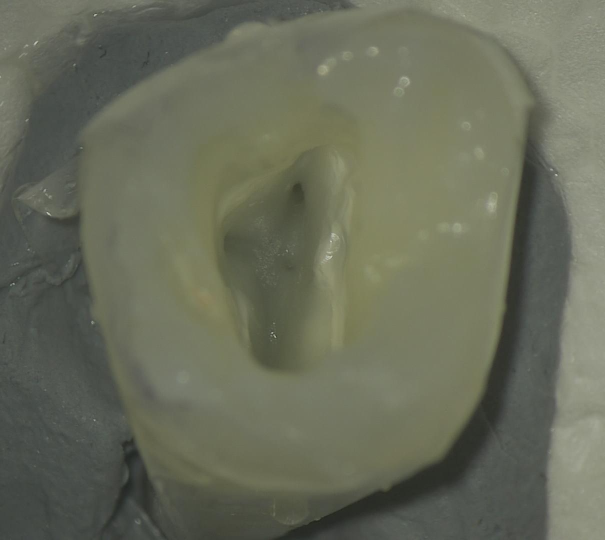
//> input picture 高级语言程序设计 陈宇飞/大作业-根管口检测/tooth/test_img/30.1.png, 1210 x 1080 px (shown at 1/2 size)
$ ./main   (built with g++ and OpenCV 4)
//> lines starting //> are read from the running program, lines starting //| are printed output that depends on the picture; after the words box and inside, x2 and y2 are one past the last pixel; in counts of white or black regions, pixels touching at a corner belong together
#include <opencv2/opencv.hpp>
#include <opencv2/ml.hpp>
#include <opencv2/objdetect.hpp>
#include <iostream>
#include<algorithm>
#include <numeric>
#include <cmath>
#include <cstdlib>
using namespace std;
using namespace cv;
using namespace ml;


//1.图像预处理
Mat Preprocess(Mat img);

//2.获取Hot特征
void computeGradient(const Mat& image, Mat& gradX, Mat& gradY);
void computeHistogram(const Mat& gradX, const Mat& gradY, Mat& hist, int cellSize);
void normalizeBlocks(const Mat& hist, Mat& hog, int blockSize, int cellSize);
vector<float> extractHOG(const Mat& image, int cellSize, int blockSize, double gamma);

//3.非极大值抑制
pair<float, float> calculateCenter(const Rect& box);
vector<int> nonMaximumSuppression(const vector<Rect>& boxes, const vector<float>& scores, float iouThreshold, float minDistance);

//4.根管口检测
void Predict(const Mat& origin, const Mat& img, const Mat& img_pre);


//主函数
int main()
{
    // 设置 OpenCV 日志等级为静默模式
    utils::logging::setLogLevel(cv::utils::logging::LOG_LEVEL_SILENT);
    cout << "开始检测，请耐心等待" << endl;
    Mat img = imread("tooth/test_img/30.1.png");
//> img is the input picture: 1080 rows x 1210 cols, CV_8UC3; mean B, G, R 90, 107.5, 104.2
    Mat origin = img.clone();
    if (img.empty()) {
        cerr << "Error: Unable to open image!" << endl;
        return -1;
    }
    Mat img_pre = Preprocess(img);
    Predict(origin, img, img_pre);
    return 0;
}


// 1.图像预处理
Mat Preprocess(Mat img)
{
    //灰度化
    Mat gray;
    cvtColor(img, gray, COLOR_BGR2GRAY);
    Mat edges5;
    double otsuThresh = threshold(gray, gray, 0, 255, THRESH_BINARY | THRESH_OTSU);
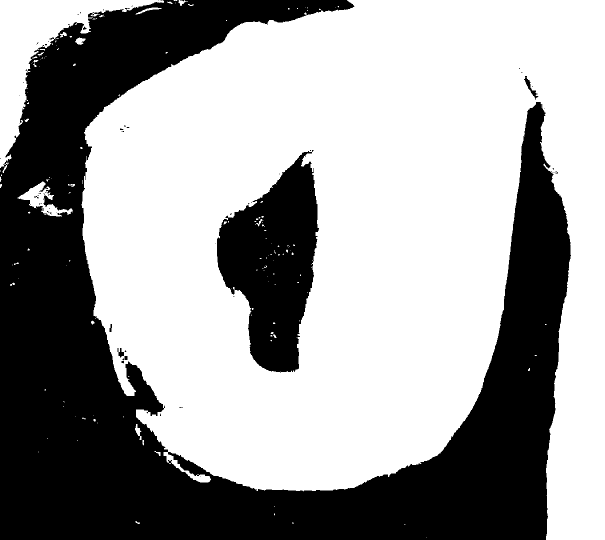
//> gray: 1080 rows x 1210 cols, CV_8UC1 (shown at 1/2 size); 61.8% white; 66 black regions (57 under 20 px), largest, box (x1, y1, x2, y2) and area: (0, 0, 1142, 1080) 443397, (434, 300, 638, 745) 54391, (1048, 152, 1077, 200) 314
//> otsuThresh = 99
    double lowThresh = 0.5 * otsuThresh;
//> lowThresh = 49.5
    double highThresh = otsuThresh;
//> highThresh = 99
    //边缘检测
    GaussianBlur(gray, gray, Size(5, 5), 0);
//> gray: 1080 rows x 1210 cols, CV_8UC1; 3.44% of pixels changed, all inside (x1, y1, x2, y2) = (0, 0, 1144, 1080)
    Canny(gray, edges5, lowThresh, highThresh);
//> edges5: 1080 rows x 1210 cols, CV_8UC1; 0.83% white in thin lines or dots
    //二值化应用自适应阈值
    Mat adaptiveThresh;
    adaptiveThreshold(edges5, adaptiveThresh, 255, ADAPTIVE_THRESH_GAUSSIAN_C, THRESH_BINARY, 11, 2);
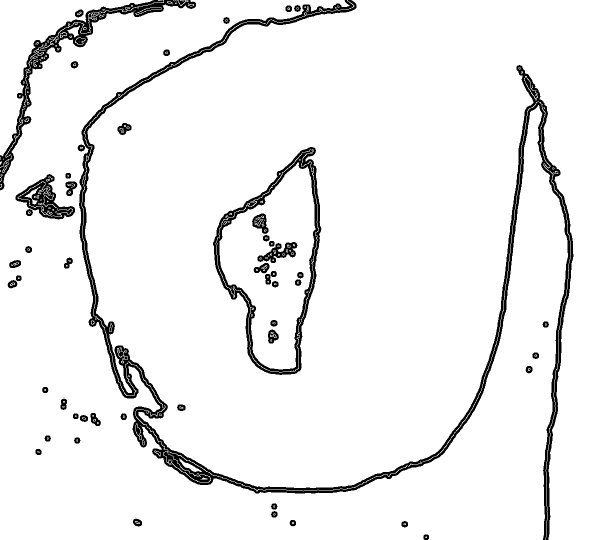
//> adaptiveThresh: 1080 rows x 1210 cols, CV_8UC1 (shown at 1/2 size); 93.9% white; 133 black regions (80 under 20 px)
    vector<vector<Point> > contours_tmp;//存放所有轮廓
    vector<vector<Point> > contours;//存放最终轮廓
    vector<Vec4i> hierarchy;// 存放轮廓层次
    findContours(adaptiveThresh, contours_tmp, hierarchy, RETR_TREE, CHAIN_APPROX_SIMPLE, Point(0, 0));
//> contours_tmp = 443 contours, 320 with area under 20; largest, box (x1, y1, x2, y2) and area: (169, 0, 1210, 1080) 804448, (0, 0, 1136, 1080) 411350, (425, 293, 644, 751) 62193, (439, 325, 631, 739) 47712, (0, 0, 307, 313) 22246
    //绘制所有边缘
    Mat drawing = Mat::zeros(adaptiveThresh.size(), CV_8UC3);
    for (int i = 0; i < contours_tmp.size(); i++)
    {
        Scalar color = Scalar(255, 255, 255);
        drawContours(drawing, contours_tmp, i, color, 2, 8, hierarchy, 0, Point());
    }
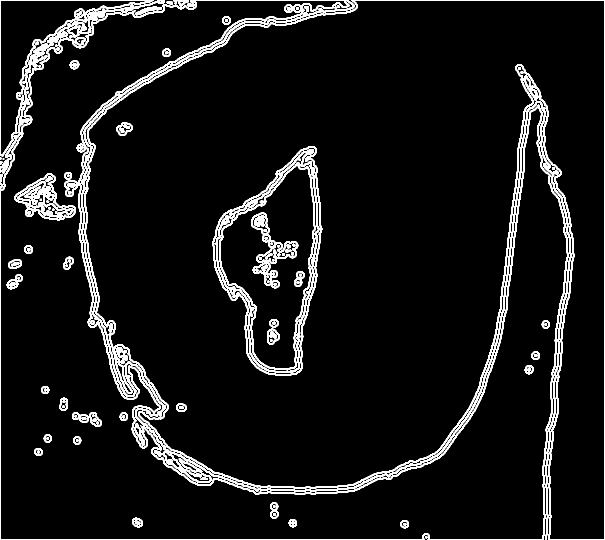
//> drawing: 1080 rows x 1210 cols, CV_8UC3 (shown at 1/2 size); 7.2% white; 146 white regions (5 under 20 px), largest, box (x1, y1, x2, y2) and area: (0, 0, 1137, 1080) 21541, (168, 0, 1210, 1080) 17317, (162, 0, 1143, 1080) 15437
    //筛选有效轮廓
    for (size_t t = 0; t < contours_tmp.size(); t++)
    {
        //计算轮廓周长
        double len = arcLength(contours_tmp[t], true);
        if (len > 500)
            contours.push_back(contours_tmp[t]);
    }
//> this loop made 443 passes
//> len on passes 1 to 3: 8, 5.66, 0
    //拟合椭圆并绘制有效轮廓
    bool found = false;
    Mat drawing_valid = Mat::zeros(edges5.size(), CV_8UC3);
    RotatedRect oval_best;
    double area_min = 1000000;
    for (int i = 0; i < contours.size(); i++)
    {
        if (contours[i].size() >= 1000) {
            // 拟合椭圆
            RotatedRect ellipse1 = fitEllipse(contours[i]);
            double width = ellipse1.size.width;
            double height = ellipse1.size.height;
            // 绘制拟合的椭圆
            if (width > 0 && height > 0)
            {
                double a = max(height, width) / 2.0;  // 长轴的一半
                double b = min(height, width) / 2.0;  // 短轴的一半
                double eccentricity = sqrt(1 - (b * b) / (a * a)); // 离心率计算
                double ellipseArea = CV_PI * a * b; //面积计算
                if (eccentricity < 0.7 && ellipseArea>300000 && ellipseArea < 400000)
                {
                    if (ellipseArea < area_min)
                    {
                        area_min = ellipseArea;
                        oval_best = ellipse1;
                        found = true;
                    }
                }
            }
        }
        Scalar color = Scalar(255, 255, 255);
        // 绘制近似轮廓
        drawContours(drawing_valid, contours, i, color, 2, 8, hierarchy, 0, Point());
    }
//> this loop made 11 passes
//> (ellipse1, width, height, a, b, eccentricity, ellipseArea) on passes 1, 3, 8, 9: (centre (4183.7, 5388), size (2603, 11092.8), angle 0, 2603, 11092.8, 5546.4, 1301.5, 0.972, 22678273.1), (centre (657.1, 500.7), size (963.8, 1005), angle 139.6, 963.8, 1005, 502.5, 481.9, 0.283, 760755.7), (centre (1251.4, 709.9), size (1239.4, 2297.3), angle 109.7, 1239.4, 2297.3, 1148.7, 619.7, 0.842, 2236312.6), (centre (597.4, 494.1), size (938.7, 1122.9), angle 126.4, 938.7, 1122.9, 561.4, 469.3, 0.549, 827835.7)
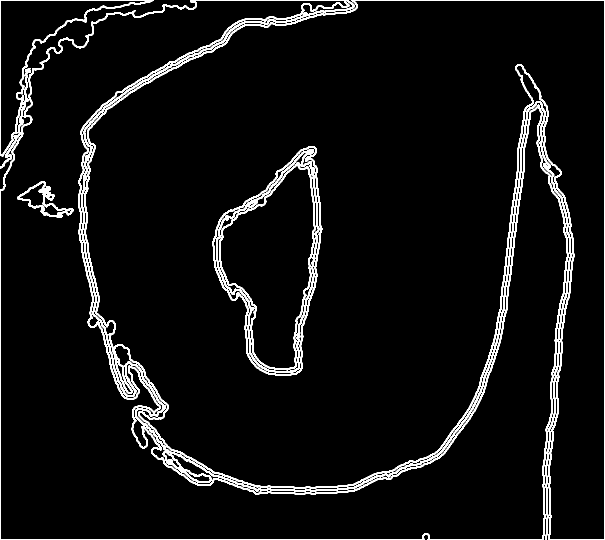
//> drawing_valid: 1080 rows x 1210 cols, CV_8UC3 (shown at 1/2 size); 5.4% white; 9 white regions, largest, box (x1, y1, x2, y2) and area: (0, 0, 1137, 1080) 20749, (168, 0, 1210, 1080) 17317, (162, 0, 1143, 1080) 14972
//> after the loop, area_min = 1000000; oval_best = centre (0, 0), size (0, 0), angle 0; found = false
    if (found)
        ellipse(drawing_valid, oval_best, Scalar(0, 0, 255), 2); // 用红色绘制
    else {
        // 设置椭圆的参数
        oval_best = RotatedRect(Point(605, 540), Size(600, 500), 90);
        ellipse(drawing_valid, oval_best, Scalar(0, 0, 255), 2); // 用红色绘制
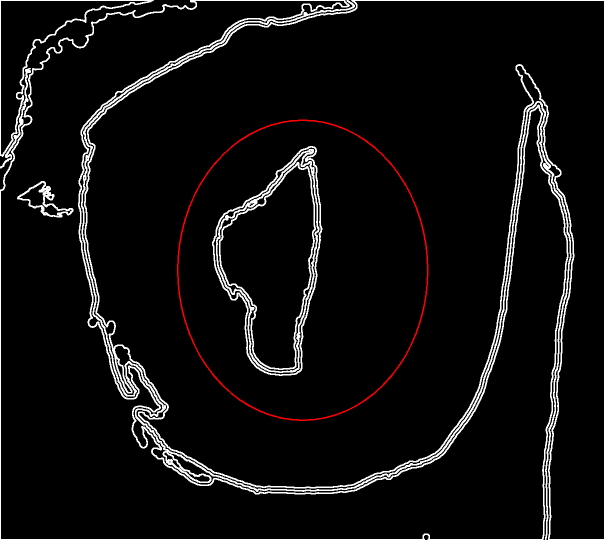
//> drawing_valid: 1080 rows x 1210 cols, CV_8UC3 (shown at 1/2 size); 0.4% of pixels changed, all inside (x1, y1, x2, y2) = (354, 239, 857, 842)
    }
    // 使用掩膜提取原图的椭圆部分
    Mat mask = Mat::zeros(img.size(), CV_8UC1); // 创建掩膜，初始化为全黑    // 在掩膜上绘制白色椭圆
    ellipse(mask, oval_best, Scalar(255), -1); // 用白色填充椭圆区域
//> mask: 1080 rows x 1210 cols, CV_8UC1; 18.1% white; 1 white region, box (x1, y1, x2, y2) and area: (355, 240, 856, 841) 236207
    Mat extracted;
    img.copyTo(extracted, mask);
    Mat extracted2 = Mat::Mat(img.size(), CV_8UC3, Scalar(255, 255, 255));
    extracted.copyTo(extracted2, mask);

    //二值化突出根管口
    Mat gray2;
    cvtColor(extracted2, extracted2, COLOR_BGR2GRAY);
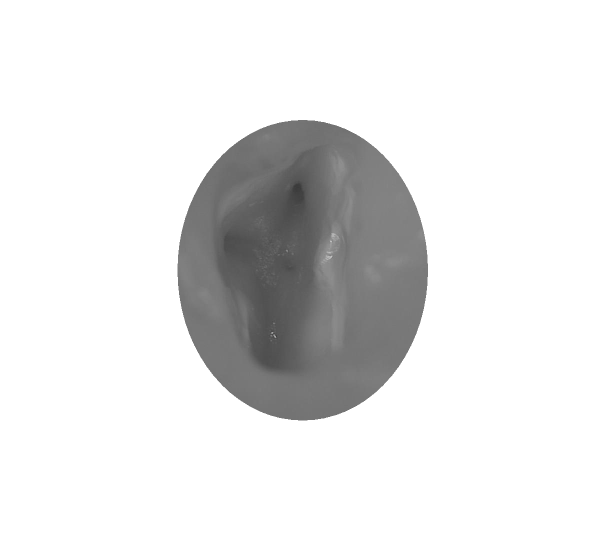
//> extracted2: 1080 rows x 1210 cols, CV_8UC1 (shown at 1/2 size); min 43, max 255, mean 229.3
    //计算像素平均值
    Scalar grayMean = mean(extracted2);
//> grayMean = Scalar(229.3)
    //计算像素最小值
    int min = 255;
    for (int i = 0; i < extracted2.rows; ++i) {
        for (int j = 0; j < extracted2.cols; ++j) {
            if (min > extracted2.at<uchar>(i, j))
                min = extracted2.at<uchar>(i, j);
        }
    }
//> after the loop, min = 43
    int count_min = 0;
    int count_mean = 0;
    for (int i = 0; i < extracted2.rows; ++i) {
        for (int j = 0; j < extracted2.cols; ++j) {
            if (grayMean[0] - 150 > extracted2.at<uchar>(i, j))
                count_mean++;
        }
    }
//> after the loop, count_mean = 3176
    for (int i = 0; i < extracted2.rows; ++i) {
        for (int j = 0; j < extracted2.cols; ++j) {
            if (min + 30 > extracted2.at<uchar>(i, j))
                count_min++;
        }
    }
//> after the loop, count_min = 915
    if (count_mean > 10000 && count_min > 10000)
        threshold(extracted2, gray2, grayMean[0] - 160, 255, THRESH_BINARY_INV);
    else if (count_mean > 20000 && count_min < 20000)
    {
        if (count_min < 300)
            threshold(extracted2, gray2, min + 45, 255, THRESH_BINARY_INV);
        else
            threshold(extracted2, gray2, min + 30, 255, THRESH_BINARY_INV);
    }
    else if (count_mean < 20000 && count_min > 20000)
    {
        if (count_mean < 300)
            threshold(extracted2, gray2, grayMean[0] - 140, 255, THRESH_BINARY_INV);
        else
            threshold(extracted2, gray2, grayMean[0] - 150, 255, THRESH_BINARY_INV);
    }
    else if (count_mean < 20000 && count_min < 20000)
    {
        if (count_mean > 2000 && count_min > 2000)
            count_mean < count_min ?
            threshold(extracted2, gray2, grayMean[0] - 150, 255, THRESH_BINARY_INV) :
            threshold(extracted2, gray2, min + 25, 255, THRESH_BINARY_INV);
        else
            count_mean > count_min ?
            threshold(extracted2, gray2, grayMean[0] - 150, 255, THRESH_BINARY_INV) :
            threshold(extracted2, gray2, min + 30, 255, THRESH_BINARY_INV);
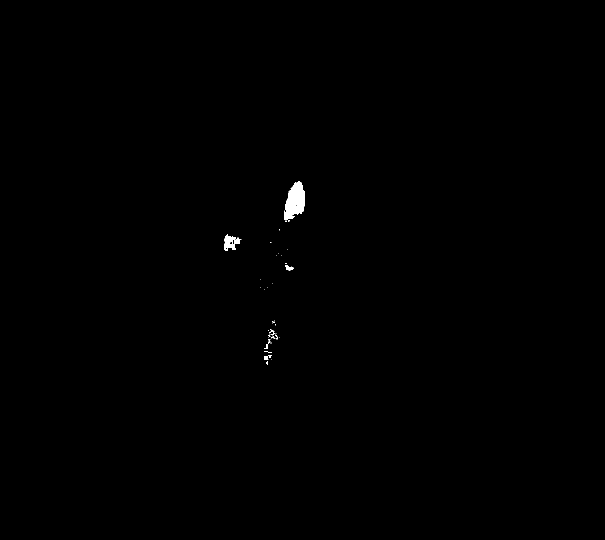
//> gray2: 1080 rows x 1210 cols, CV_8UC1 (shown at 1/2 size); 0.24% white; 42 white regions (36 under 20 px), largest, box (x1, y1, x2, y2) and area: (568, 362, 610, 444) 2158, (448, 469, 483, 502) 599, (570, 531, 587, 541) 98, (528, 711, 544, 720) 87, (528, 678, 541, 697) 51, (538, 659, 549, 667) 24

    }
    medianBlur(gray2, gray2, 5);
//> gray2: 1080 rows x 1210 cols, CV_8UC1; 0.23% white; 8 white regions (3 under 20 px), largest, box (x1, y1, x2, y2) and area: (568, 363, 610, 442) 2159, (448, 471, 481, 502) 607, (571, 531, 587, 541) 89, (528, 711, 542, 720) 72, (532, 688, 536, 696) 21
    return gray2;
}

// 2.获取Hot特征
// [137 lines left out: functions computeGradient, computeHistogram, normalizeBlocks, extractHOG, calculateCenter, nonMaximumSuppression, not called in this run]

// 4.根管口检测
void Predict(const Mat& origin, const Mat& img, const Mat& img_pre)
{
//> (the run ends here: the program stops with an error, at `Ptr<SVM> svm = SVM::load("310_svm_64.xml");`)
